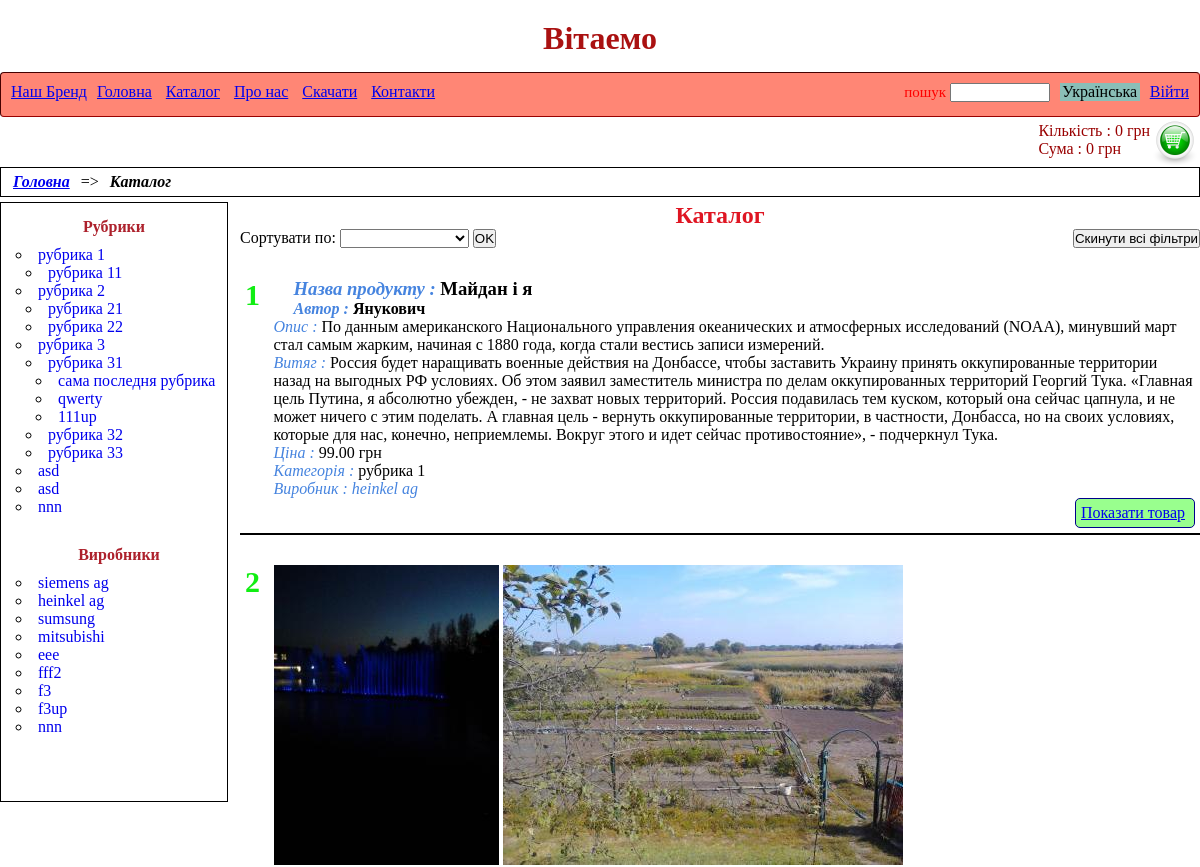
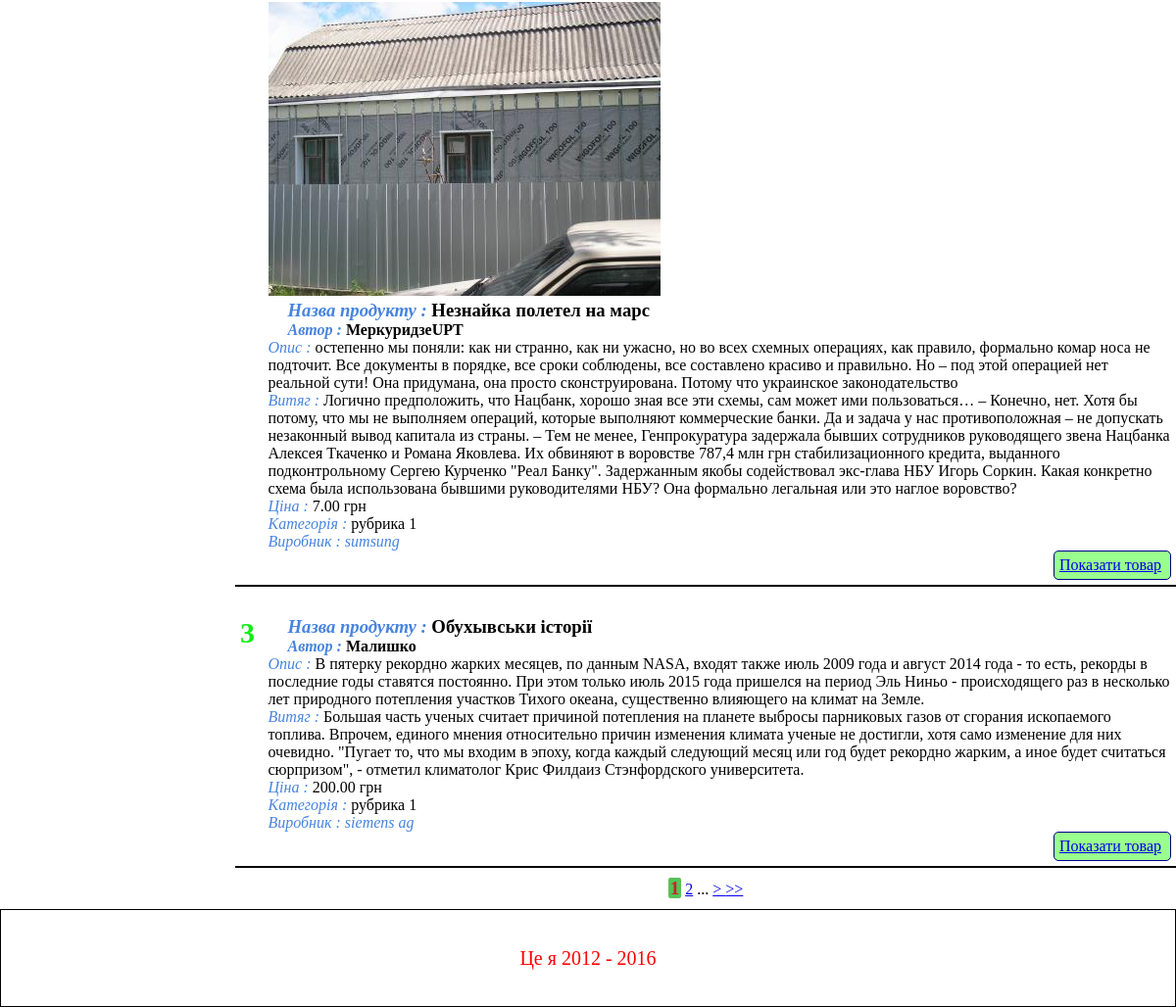
Before: /catalog?category=rybrika_1 with the older database file (2 pictures, top to bottom).
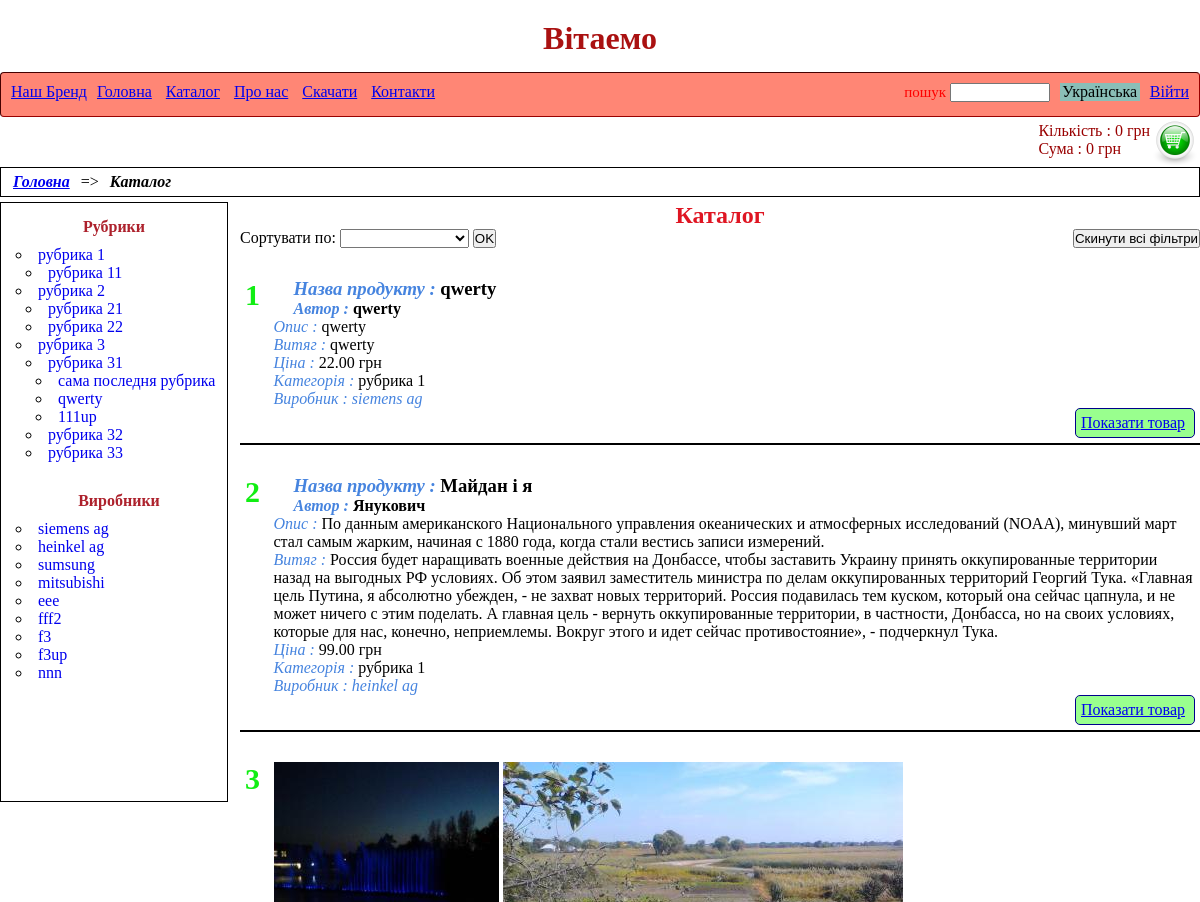
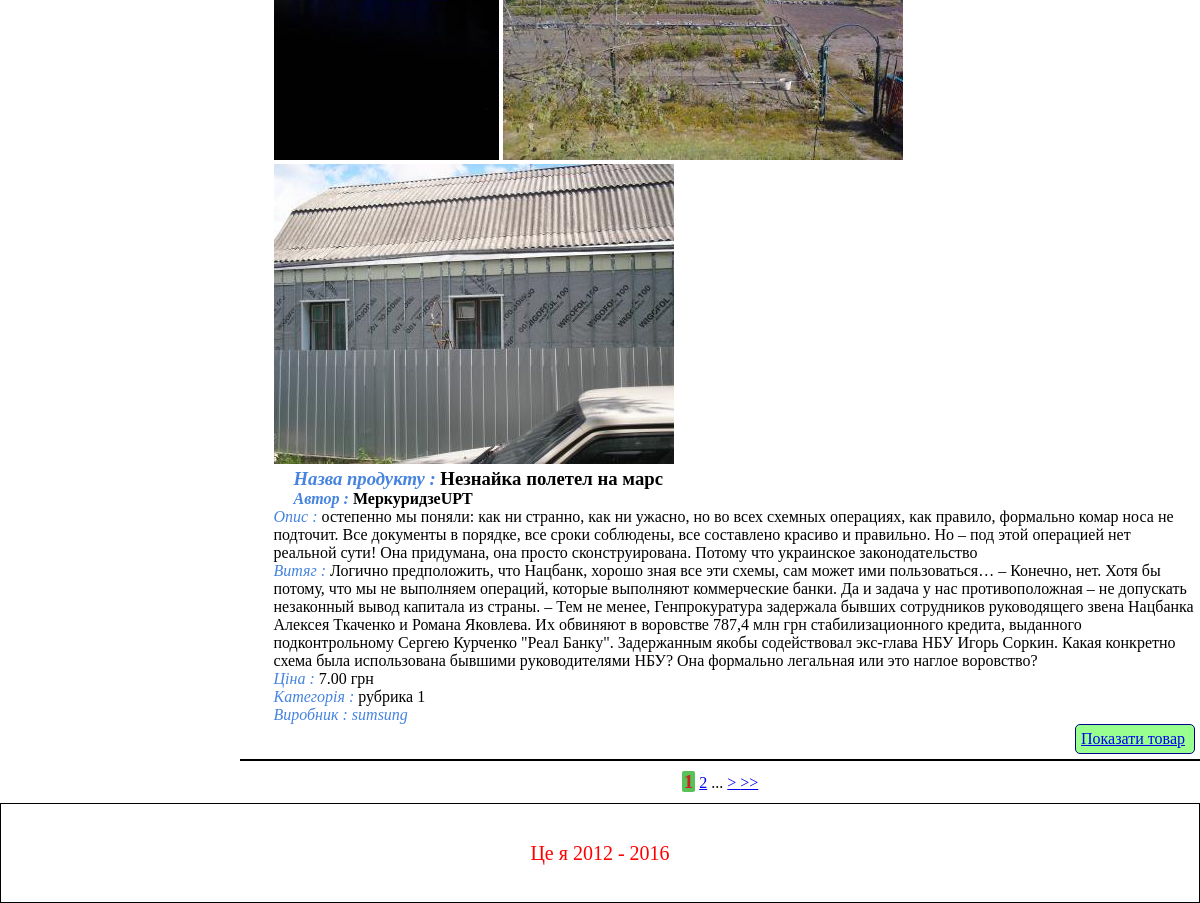
After: the same page with the newer database file (2 pictures, top to bottom).
### tables this page shows
CREATE TABLE `categories` (
  `id` int(10) UNSIGNED NOT NULL,
  `title` varchar(50) NOT NULL,
  `parent_id` int(11) UNSIGNED NOT NULL,
  `eng_translit_title` varchar(50) NOT NULL
);

CREATE TABLE `manufacturers` (
  `id` int(10) UNSIGNED NOT NULL,
  `eng_translit_title` varchar(255) NOT NULL,
  `title` varchar(255) NOT NULL,
  `url` varchar(255) NOT NULL
);

CREATE TABLE `products` (
  `id` int(11) UNSIGNED NOT NULL,
  `author` varchar(50) NOT NULL,
  `title` varchar(50) NOT NULL,
  `description` text NOT NULL,
  `body` text NOT NULL,
  `price` decimal(12,2) NOT NULL,
  `manf_id` int(11) UNSIGNED DEFAULT NULL,
  `created` timestamp NOT NULL DEFAULT CURRENT_TIMESTAMP,
  `updated` timestamp NOT NULL DEFAULT CURRENT_TIMESTAMP ON UPDATE CURRENT_TIMESTAMP
);

### app/protected/controllers/catalog.php (called while the page is built, shortened)
<?php
class Catalog  extends BaseController
{
    public function index()
    {
        $leftCatalogtMenu = (new Categories())->getLeftCataloglMenu();
        $catalogModel= new DB_Catalog();
        $catalogResults = $catalogModel->getCatalog();
        $manufacturersList = $catalogModel->getManufacturers();
        $pages = $catalogModel->countPages();
        return ['view'=>'customer/catalog.php', 'leftCatalogMenu' => $leftCatalogtMenu, 'catalogResults'=>$catalogResults,
        'manufacturersList' => $manufacturersList, 'pages' => $pages];
    }
}

### app/core/application.php (called while the page is built, shortened)
<?php
class Application extends MainDispatcher {
    public function runController($controller){
        $action = $controller[1];
        $contr = new $name_contr($controller);
        $data=call_user_func(array($contr, $action));
        return $data;
    }
}

### public/index.php (called while the page is built, shortened)
<?php
$router = new Application();
$controller=$router->getController();
$data_and_view = $router->runController($controller);
$template_folder = $router->findAppropriateTemplate($view);
require_once PATH_SITE."/resources/".$template_folder."/index.php";

### app/core/database.php (called while the page is built, shortened)
<?php
class DataBase {
    function __construct(){
     try{
           $this->conn = new \PDO('mysql:dbname='.NAME_BD.';host='.HOST.'', USER, PASSWORD, array(\PDO::MYSQL_ATTR_INIT_COMMAND => 'SET NAMES\'UTF8\''));
        }catch(\PDOException $e) {die("Ошибка соединения с базой или хостом:".$e->getMessage());}
    }
}
?>

### resources/template/index.php (called while the page is built, shortened)
<?php
    require_once "header.php";
    $view=$router->getView($view);
    include_once ($view);
    require_once "footer.php";

### app/protected/models/db_catalog.php (called while the page is built, shortened)
<?php
class DB_Catalog extends DataBase
{
    private $amount;
    private $page;
    private $category;
    private $manufacturer;
    public function __construct($inAdmin = false)
    {
        $this->amount = ($inAdmin)? AMOUNTONPAGEADMIN: AMOUNTONPAGE;
        $this->page = $_GET['p']?? $_POST['p']?? 1;
        $this->category='';
        $this->manufacturer='';
    }
    public function getCatalog()
    {
        $startPage= ($this->page-1)*$this->amount;
        $this->order='';
        $order= $_GET['order']?? $_POST['order']?? null;
        $category = $_GET['category']?? $_POST['category']?? null;
            switch( @ $order){
                default: $this->order= ' ORDER BY `p`.`title` ASC'; break;
            }
        if(isset($category)){
            $this->category = $this->conn->quote($category);
            $this->category = "WHERE `c`.`eng_translit_title`=".$this->category." ";
        }
        $sql="SELECT `p`.`id` AS product_id , `p`.`author`, `p`.`title` as product_title , `p`.`description`, `p`.`body`,
              `p`.`price`, `p`.`manf_id`, GROUP_CONCAT( DISTINCT `c`.`title` SEPARATOR ', ') AS `category_title` ,
               `m`.`id` as manufacturer_id , `m`.`title` AS manufacturer_title , GROUP_CONCAT(`im`.`image`) AS `images`
               FROM `products` `p`  LEFT JOIN `manufacturers` `m`  ON `p`.`manf_id` = `m`.`id`
                LEFT JOIN `images` `im` ON `p`.`id`= `im`.`product_id`
                JOIN `products_categories` `pivot` ON `p`.`id` = `pivot`.`product_id` JOIN `categories` `c` ON `pivot`.`category_id` = `c`.`id`
                $this->category $this->manufacturer GROUP BY `p`.`id` $this->order LIMIT ?, $this->amount  " ;
        $stmt = $this->conn->prepare($sql);
        $stmt->bindParam(1, $startPage, \PDO::PARAM_INT);
        $stmt->execute();
        $result= $stmt->fetchAll();
        foreach ($result as $key=> $value){
            $startingLineNumber =(!isset($startingLineNumber))? ($this->page-1)*$this->amount+1: $startingLineNumber+1;
            $result[$key]->startingLineNumber= $startingLineNumber;
            if(!empty($value->images) && $value->images!= false ){
                $images= explode(',', $value->images);
                $result[$key]->images= array_values($images);
            }
        }
        return $result;
    }
    public function countPages()
    {
        $category = $_GET['category']?? $_POST['category']?? null;
        $manufacturer= $_GET['manufacturer']?? $_POST['manufacturer']?? null;
        if(isset($category)){
            $this->category = $this->conn->quote($category);
            $this->category = "WHERE `c`.`eng_translit_title`=".$this->category." ";
        }
        $sql="SELECT COUNT( DISTINCT `p`.`id`) AS number FROM `products` `p`  LEFT JOIN `manufacturers` `m`  ON `p`.`manf_id` = `m`.`id`
                JOIN `products_categories` `pivot` ON `p`.`id` = `pivot`.`product_id` JOIN `categories` `c` ON `pivot`.`category_id` = `c`.`id`
                $this->category $this->manufacturer " ;
        $res= $this->conn->query($sql);
        $res= $res->fetch();
        $pages= ceil($res->number/$this->amount);
        return $pages;
    }
    public function getManufacturers(){
        $sql ="SELECT `id`, `eng_translit_title`, `title` FROM `manufacturers`";
        $res= $this->conn->query($sql);
        $manufacturers= $res->fetchAll();
        return $manufacturers;
    }
}

### resources/languages/uk.php (called while the page is built, shortened)
<?php
$ukrCurrency = "грн";
$catalog = "Каталог";
$author = "Автор";
$productTitle = "Назва продукту";
$description = "Опис";
$body = "Витяг";
$price = "Ціна";
$displayItem="Показати товар";

### app/lib/HelperService.php (called while the page is built, shortened)
<?php
class HelperService {
    public static function prozessLangArray()
    {
        $langs = [];
        foreach (LANG as $ln) {
            $arr = explode('=>', $ln);
            $key = trim($arr[0], ' ');
            $value = trim($arr[1], ' ');
            $langs[$key] = $value;
        }
        return $langs;
    }
}

### resources/customer/catalog.php (the view, shortened to what the rows shown need)
<section class="left-menu">
    <?= $leftCatalogMenu ?>
    <div class="left-menu__manufacturers-block">
        <ul class="left-catalog-menu">
            <?php foreach($manufacturersList as $manuf): ?>
                <li><a href="/catalog?manufacturer=<?= $manuf->eng_translit_title ?>" class="left-catalog-menu__link"><?= $manuf->title ?></a></li>
            <?php endforeach; ?>
        </ul>
    </div>
</section>
<section class="content-zone ">
    <h2 class="content-zone__header"><?= $catalog ?></h2>
    <?php if($catalogResults) : ?>
    <?php foreach ($catalogResults as $item) : ?>
        <article class="content-zone__item clearfix">
            <div class="content-zone__starting-line-number"><?= $item->startingLineNumber ?></div>
            <div class="content-zone__item-output">
                <?php if(! is_null($item->images)): ?>
                        <?php foreach($item->images as $image) :?>
                            <img src="/uploads/productsImages/thumbs/<?= $image ?>" alt="" class="content-zone__item-output-image" data-image="<?= $image ?>">
                        <?php endforeach; ?>
                <?php endif; ?>
                <h3><span class="content-zone__item-output-title--shifted"><?= $productTitle ?> : </span> <?=$item->product_title ?></h3>
                <h4><span class="content-zone__item-output-title--shifted"><?= $author ?> : </span><?= $item->author ?></h4>
                <p><span class="content-zone__item-output-title"><?= $description ?> : </span><?= $item->description ?></p>
                <p><span class="content-zone__item-output-title"><?= $body ?> : </span><?= $item->body ?></p>
                <p><span class="content-zone__item-output-title"><?= $price ?> : </span><?= $item->price .' '.$ukrCurrency?></p>
                <p><span class="content-zone__item-output-title"><?= $category ?> : </span><?= $item->category_title ?></p>
                <p><span class="content-zone__item-output-title"><?= $manufacturer ?> : <?= $item->manufacturer_title ?></span></p>
                <p><a href="/product/show?id=<?= $item->product_id ?>" class="content-zone__display-btn"><?= $displayItem ?></a></p>
            </div>
        </article>
    <?php endforeach; ?>
    <?php else: ?>
        <h2 class="notice"><?= $nothingFound ?></h2>
    <?php endif ?>
</section>

### app/protected/models/categories.php (shortened to what the rows shown need)
<?php
class Categories extends DataBase
{
    private $categories;
    public  function __construct()
    {
        $sql = "SELECT `id`, `title`, `parent_id`, `eng_translit_title` FROM `categories`";
        $result = $this->conn->query($sql);
        $categories = $result->fetchAll();
        $this->categories = $categories;
    }
    public function getLeftCataloglMenu()
    {
        $leftMenu ="<ul class='left-catalog-menu'>";
        $leftMenu.= $this->printOutlLeftCatalogMenu();
        $leftMenu.= "</ul>";
        return $leftMenu;
    }
    protected function printOutlLeftCatalogMenu(  $parent = 0)
    {
        if(!isset($print)){$print='';}
        foreach($this->categories as $category){
            if($category->parent_id ==$parent ){
                $print.='<li  class="left-catalog-menu__item"><a href="'.URL.'catalog?category='. $category->eng_translit_title .'" class="left-catalog-menu__link">'.$category->title.'</a>' ;
                foreach($this->categories as $sub_cat){
                    if($sub_cat->parent_id == $category->id){
                        $flag = TRUE; break;
                    }
                }
                if(isset($flag)){
                    $print.= "<ul>";
                    $print.= $this->printOutlLeftCatalogMenu( $category->id);
                    $print.= "</ul>";
                    $print.= "</li>";
                } else{
                    $print.="</li>";
                }
            }
        }
        return $print;
    }
}

Changed rows visible on the page:
removed categories: title "asd", shown under "Рубрики"
removed categories: title "asd", shown under "Рубрики"
removed categories: title "nnn", shown under "Рубрики"
no longer on this page (row unchanged): products: startingLineNumber "3", title "Обухывськи історії", author "Малишко", description "В пятерку рекордно жарких месяцев, по данным NASA, входят также июль 2009 года и август 2014 года - то есть, рекорды в последние годы ставятся постоянно. При этом только июль 2015 года пришелся на период Эль Ниньо - происходящего раз в несколько лет природного потепления участков Тихого океана, существенно влияющего на климат на Земле.", body "Большая часть ученых считает причиной потепления на планете выбросы парниковых газов от сгорания ископаемого топлива. Впрочем, единого мнения относительно причин изменения климата ученые не достигли, хотя само изменение для них очевидно. \"Пугает то, что мы входим в эпоху, когда каждый следующий месяц или год будет рекордно жарким, а иное будет считаться сюрпризом\", - отметил климатолог Крис Филдаиз Стэнфордского университета.", price "200.00", category_title "рубрика 1", manf.title "siemens ag"
added products: startingLineNumber "1", title "qwerty", author "qwerty", description "qwerty", body "qwerty", price "22.00", category_title "рубрика 1", manf.title "siemens ag"
computed for products "Майдан і я": startingLineNumber "1" → "2"
computed for products "Незнайка полетел на марс": startingLineNumber "2" → "3"
